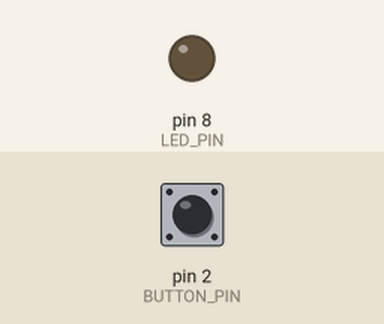
The sketch below on a simulated Arduino Uno, built with avr-gcc and run on an emulated ATmega328P. On the bench: output pins drawn as LEDs (lit = HIGH). The test bench sets the inputs (shaded band); at power-on: pin 2 (BUTTON_PIN) HIGH.

Above: at 1.2 s.
1.3 s: pin 2 (BUTTON_PIN) pulled LOW for 0.15 s
At 1.37 s:
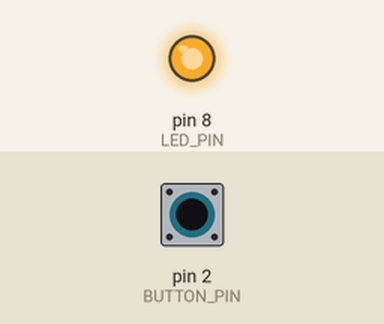
2.9 s: pin 2 (BUTTON_PIN) pulled LOW for 3.2 s
At 7.0 s:
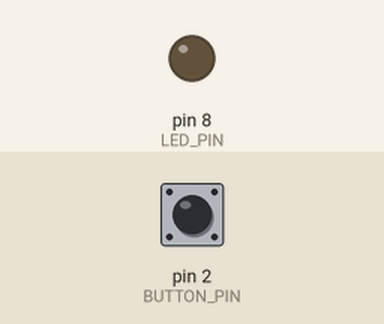
Timing chart, 0 to 8.5 s (numbered marks = the images above; inputs shaded):
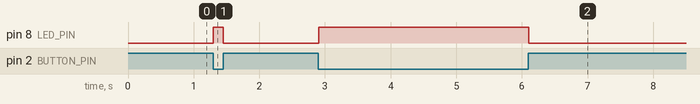

The sketch:

activity2.ino
```cpp
// Activity 2 – One Button, One LED
// Button pressed  -> LED ON
// Button released -> LED OFF
//
// Wiring:
//   LED on pin 8 (with resistor) to GND
//   Button between pin 2 and GND
//   Using INPUT_PULLUP: NOT pressed = HIGH, pressed = LOW

const int LED_PIN    = 8;
const int BUTTON_PIN = 2;

void setup() {
  pinMode(LED_PIN, OUTPUT);
  pinMode(BUTTON_PIN, INPUT_PULLUP);  // internal pull-up enabled
  digitalWrite(LED_PIN, LOW);         // start with LED OFF
}

void loop() {
  // Read button state
  bool buttonPressed = (digitalRead(BUTTON_PIN) == LOW);  // pressed = LOW

  if (buttonPressed) {
    digitalWrite(LED_PIN, HIGH);  // LED ON
  } else {
    digitalWrite(LED_PIN, LOW);   // LED OFF
  }

  delay(10);  // small delay to reduce noise
}
```

Measured:
- after the input at 1.3 s, pin 8 (LED_PIN): LOW → HIGH at once, → LOW 0.15 s later
- after the input at 2.9 s, pin 8 (LED_PIN): LOW → HIGH at once, → LOW 3.2 s later
